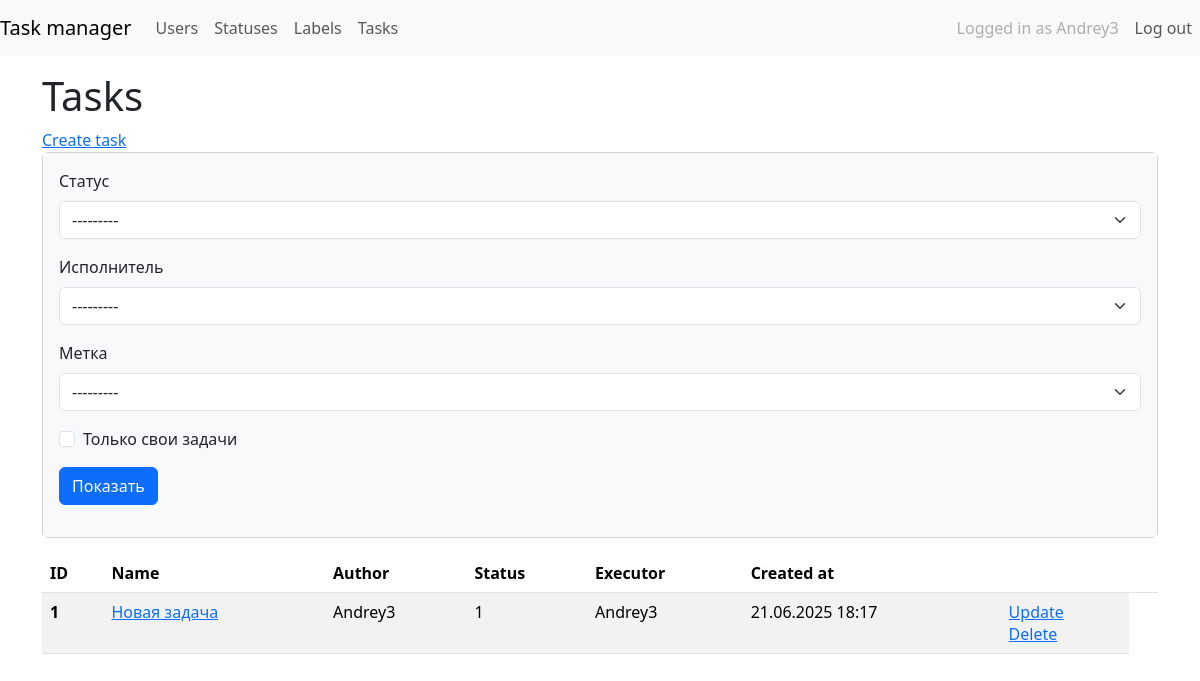
The app's page /tasks/ (signed in) with its own data.
### task_manager/users/models.py (models this page shows)
class MyUser(AbstractUser):
    created_at = models.DateTimeField(
        _("Creation date"),
        default=timezone.now,
        editable=False
    )

### task_manager/tasks/models.py (models this page shows, shortened)
class Task(models.Model):
    name = models.CharField(
        verbose_name="Имя",
        max_length=150,
        null=False,
        blank=False,
        unique=True,
    )
    description = models.TextField(
        verbose_name="Описание",
        blank=True,
    )
    status = models.ForeignKey(Status, on_delete=models.PROTECT, verbose_name="Статус")
    executor = models.ForeignKey(
        MyUser,
        on_delete=models.CASCADE,
        blank=True,
        null=True,
        verbose_name="Исполнитель",
        related_name="Исполнитель",
    )
    author = models.ForeignKey(
        MyUser,
        on_delete=models.CASCADE,
        verbose_name="Автор",
        related_name="authors",
    )
    labels = models.ManyToManyField(
        Label,
        blank=True,
        verbose_name="Метки",
        related_name="labels",
        through="TaskLabels",
    )
    created_at = models.DateTimeField(
        verbose_name="Дата создания",
        auto_now_add=True,
    )
    class Meta:
        verbose_name = "Task"
        verbose_name_plural = "Tasks"

### task_manager/statuses/models.py (models this page shows)
class Status(models.Model):
    name = models.CharField(max_length=100, unique=True)
    created_at = models.DateTimeField(auto_now_add=True)
    def __str__(self):
        return self.name

### task_manager/tasks/views.py (the view)
# urls.py: path("", TaskListView.as_view(), name="task_list"),
class TaskListView(LoginRequiredMixin, FilterView):
    model = Task
    context_object_name = "task_list"
    template_name = "tasks/task_list.html"
    filterset_class = TaskFilter

### task_manager/labels/models.py (called while the page is built)
    def __str__(self):
        return self.name

### task_manager/templates/tasks/task_list.html (shortened to what this page needs)
{% extends "task_manager/base.html" %}
{% load i18n %}
{% load django_bootstrap5 %}
{% block content %}
<div class="mt-4">
    <h1 class="mt-1">{% translate "Tasks" %}</h1>
    <a href="{% url 'tasks:create_task' %}">{% translate 'Create task' %}</a>
    <div class="card mb-3">
        <div class="card-body bg-light">
            <form class="form-inline center" method="get">
                {% bootstrap_field filter.form.status field_class='ml-2 mr-3' %}
                {% bootstrap_field filter.form.executor field_class='mr-3 ml-2' %}
                {% bootstrap_field filter.form.labels field_class='mr-3 ml-2' %}
                {% bootstrap_field filter.form.self_tasks field_class='mr-3' %}
                <input class="btn btn-primary" type="submit" value="Показать">
            </form>
        </div>
    </div>
    {% if task_list %}
    <table class="table table-striped">
        <thead>
            <tr>
                <th scope="col">ID</th>
                <th scope="col">{% translate "Name" %}</th>
                <th scope="col">{% translate "Author" %}</th>
                <th scope="col">{% translate "Status" %}</th>
                <th scope="col">{% translate "Executor" %}</th>
                <th scope="col">{% translate "Created at" %}</th>
                <th scope="col"></th>
                <th></th>
            </tr>
        </thead>
        <tbody>
            {% for task in task_list %}
            <tr>
                <th scope="row"> {{ task.id }}</th>
                <td>
                    <a href="{% url 'tasks:detail_task' task.pk %}">{{ task.name }}</a>
                </td>
                <td>{{ task.author }}</td>
                <td>{{ task.status }}</td>
                <td>{{ task.executor }}</td>
                <td>{{ task.created_at|date:"d.m.Y H:i" }}</td>
                <td>
                    <a href="{% url 'tasks:update_task' task.pk %}">{% translate 'Update' %}</a>
                    <br>
                    <a href="{% url 'tasks:delete_task' task.pk %}">{% translate 'Delete' %}</a>
                </td>
            </tr>
            {% endfor %}
        </tbody>
    </table>
    {% else %}
    <p>There are no tasks.</p>
    {% endif %}
    {% endblock %}

### task_manager/templates/task_manager/base.html (shortened to what this page needs)
{% load django_bootstrap5 %}
{% load i18n %}
{% get_current_language as LANGUAGE_CODE %}
{% bootstrap_css %}
<!doctype html>
<html lang="{{ LANGUAGE_CODE }}" class="h-100">
{% block header %}
<head>
</head>
{% endblock %}
{% block navbar %}
<body class="d-flex flex-column h-100">
    <header>
        <nav class="navbar navbar-expand-md navbar-light fixed-top bg-light">
            <a class="navbar-brand" href="{% url 'index' %}">{% translate "Task manager" %}</a>
            <div class="collapse navbar-collapse" id="navbarCollapse">
                <ul class="navbar-nav mr-auto">
                    <li class="nav-item">
                        <a class="nav-link" href="{% url 'users:user_list' %}">{% translate "Users" %}</a>
                    </li>
                    {% if user.is_authenticated %}
                    <li class="nav-item">
                        <a class="nav-link" href="{% url 'statuses:status_list' %}">{% translate "Statuses" %}</a>
                    </li>
                    <li class="nav-item">
                        <a class="nav-link" href="{% url 'labels:label_list' %}">{% translate "Labels" %}</a>
                    </li>
                    <li class="nav-item">
                        <a class="nav-link" href="{% url 'tasks:task_list' %}">{% translate "Tasks" %}</a>
                    </li>
                    {% endif %}
                </ul>
            </div>
            <div class="collapse navbar-collapse flex-grow-0" id="navbarSupportedContent">
                <ul class="navbar-nav text-right">
                    {% if not user.is_authenticated %}
                    <li class="nav-item active ">
                        <a class="nav-link" href="{% url 'login' %}">{% translate "Log in" %}</a>
                    </li>
                    <li class="nav-item active">
                        <a class="nav-link" href="{% url 'users:create_user' %}">{% translate "Sign up" %}</a>
                    </li>
                    {% else %}
                    <li class="nav-item">
                        <a class="nav-link disabled" href="#" tabindex="-1" aria-disabled="true">
                            {% translate "Logged in as" %}
                            {{user.username }}</a>
                    </li>
                    <li class="nav-item active">
                        <a class="nav-link" href="{% url 'logout' %}">{% translate "Log out" %}</a>
                    </li>
                    {% endif %}
                </ul>
            </div>
        </nav>
    </header>
    {% endblock %}
    <main role="main" class="flex-shrink-0 mt-5">
        <div class="container">
            {% block content %}{% endblock %}
        </div>
    </main>
</html>

### records on screen
MyUser: username "Andrey3"
Task: id "1", name "Новая задача", author "Andrey3", status "1", executor "Andrey3", created_at "21.06.2025 18:17"
